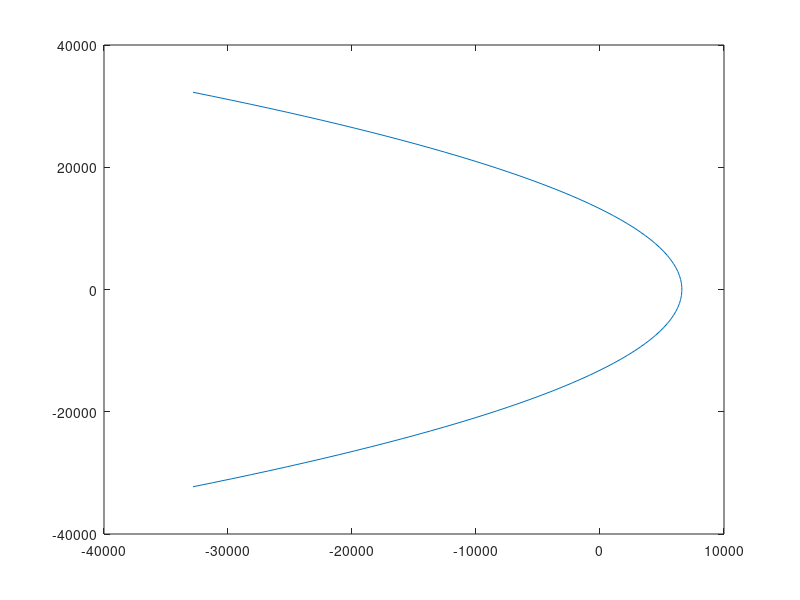

This chart was generated by the following MATLAB code: (Note: this script raises an error after producing the figure.)
R_earth = 6378.1363; % [km]
Gm_earth = 398600.4415;
r_earth_moon = 384400;
Gm_moon = 4902.8005821478;



D = [2, 10, 75, 200, 800, 1e12];

% Calculate semilatus rectum
p = 2 * (R_earth + 225);
fprintf('Semilatus Rectum: %.7e km\n', p);

% Calculate velocity
for i = 1:length(D);
    r = D(i) * R_earth;
    v = sqrt( 2*Gm_earth / r );
    r_dot = sqrt(v^2 - ((p*Gm_earth) / r^2) );
    r_theta_dot = sqrt(p*Gm_earth) / r;
    fprintf('Velocity at %d*R: %.7e km ( %.7e r^ %.7etheta^)\n', D(i), v, r_dot, r_theta_dot);
end;

% Calculate true anomaly
for i = 1:length(D);
    r = D(i) * R_earth;
    TA = acosd( ( 2*(R_earth + 225) / r) - 1 );
    fprintf('TA at %d*R: %.7e deg\n', D(i), TA);
    time_since_periapsis = (1/6)*sqrt(p^3/Gm_earth)*( (tand(TA/2)^3) + ( 3*tand(TA/2) ) );
    fprintf('t- t_p at %d*R: %.7e sec\n', D(i), time_since_periapsis);
    fprintf('t- t_p at %d*R: %.7e hours\n', D(i), time_since_periapsis/3600);
    fprintf('t- t_p at %d*R: %.7e days\n', D(i), time_since_periapsis/3600/24);
end;


% parabola
t = linspace(deg2rad(-140), deg2rad(140));
a = R_earth + 225;
x = -a*(t.^2) + (R_earth + 225);
y = 2*a*t;
plot(x,y);
hold on;

% center lines
yline(0);
xline(2*(R_earth + 225));

axis equal;
grid on;
hold off;
axis auto;
title("Parabolic Orbit of spacecraft around Earth")
xlabel("Distance [km]")
ylabel("Distance [km]")

% dominant earth-spacecraft
dominant = - (Gm_earth*75*R_earth) / (-75*R_earth)^3;
fprintf("dominant: %.7e km i^\n", dominant);

r_sc_moon = (75*R_earth) - (r_earth_moon);
direct = Gm_moon*(r_sc_moon/r_sc_moon^3);
indirect = Gm_moon*(-r_earth_moon/r_earth_moon^3);
net_perturbing = direct - indirect;
fprintf("direct: %.7e km i^\n", direct);
fprintf("indirect: %.7e km i^\n", indirect);
fprintf("net perturbing: %.7e km i^\n", net_perturbing);
